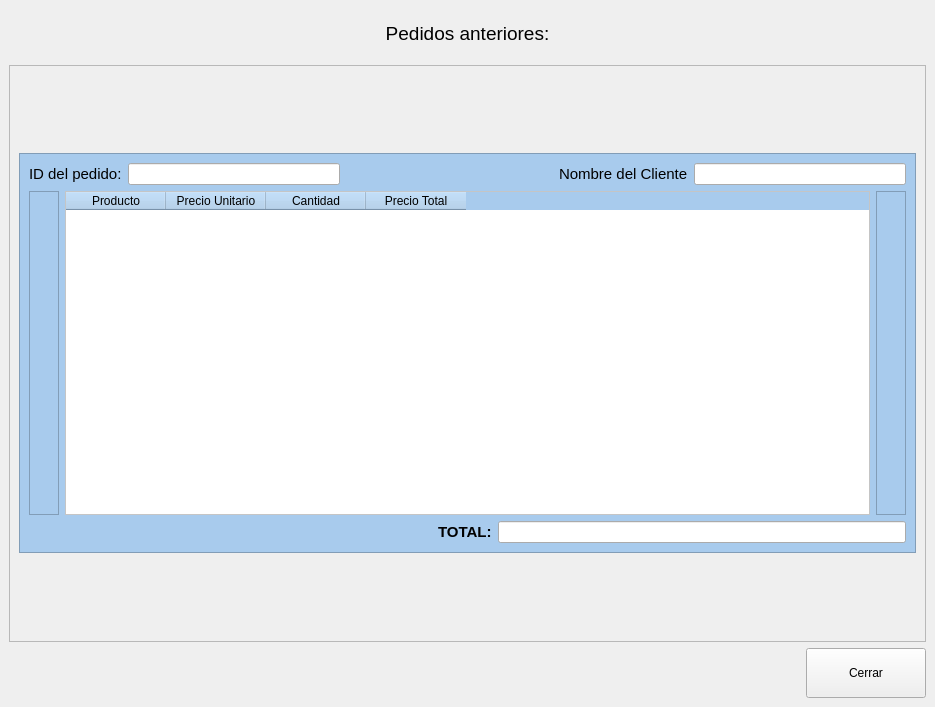
<?xml version="1.0" encoding="UTF-8"?>
<ui version="4.0">
 <class>MainWindow</class>
 <widget class="QMainWindow" name="MainWindow">
  <property name="geometry">
   <rect>
    <x>0</x>
    <y>0</y>
    <width>935</width>
    <height>707</height>
   </rect>
  </property>
  <property name="windowTitle">
   <string>MainWindow</string>
  </property>
  <widget class="QWidget" name="centralwidget">
   <layout class="QVBoxLayout" name="verticalLayout">
    <item>
     <widget class="QLabel" name="labelTitulo">
      <property name="minimumSize">
       <size>
        <width>0</width>
        <height>50</height>
       </size>
      </property>
      <property name="text">
       <string>&lt;html&gt;&lt;head/&gt;&lt;body&gt;&lt;p&gt;&lt;span style=&quot; font-size:14pt;&quot;&gt;Pedidos anteriores:&lt;/span&gt;&lt;/p&gt;&lt;/body&gt;&lt;/html&gt;</string>
      </property>
      <property name="alignment">
       <set>Qt::AlignCenter</set>
      </property>
     </widget>
    </item>
    <item>
     <widget class="QScrollArea" name="scrollArea">
      <property name="widgetResizable">
       <bool>true</bool>
      </property>
      <widget class="QWidget" name="scrollAreaWidgetContents">
       <property name="geometry">
        <rect>
         <x>0</x>
         <y>0</y>
         <width>915</width>
         <height>573</height>
        </rect>
       </property>
       <layout class="QVBoxLayout" name="verticalLayout_4">
        <item>
         <widget class="QFrame" name="frameContenedor">
          <property name="maximumSize">
           <size>
            <width>16777215</width>
            <height>400</height>
           </size>
          </property>
          <property name="styleSheet">
           <string notr="true">QFrame{
	background-color:#a8cbed;
}

QTableWidget{
	background-color:white;
}

QLabel{
	font-size: 15px;
}</string>
          </property>
          <property name="frameShape">
           <enum>QFrame::StyledPanel</enum>
          </property>
          <property name="frameShadow">
           <enum>QFrame::Raised</enum>
          </property>
          <layout class="QVBoxLayout" name="verticalLayout_2">
           <item>
            <layout class="QHBoxLayout" name="horizontalLayout_2">
             <item>
              <widget class="QLabel" name="labelIDPedido">
               <property name="text">
                <string>ID del pedido:</string>
               </property>
              </widget>
             </item>
             <item>
              <widget class="QLineEdit" name="lineIDdelPedido"/>
             </item>
             <item>
              <spacer name="horizontalSpacer_2">
               <property name="orientation">
                <enum>Qt::Horizontal</enum>
               </property>
               <property name="sizeHint" stdset="0">
                <size>
                 <width>98</width>
                 <height>20</height>
                </size>
               </property>
              </spacer>
             </item>
             <item>
              <widget class="QLabel" name="labelNombreCliente">
               <property name="text">
                <string>Nombre del Cliente</string>
               </property>
              </widget>
             </item>
             <item>
              <widget class="QLineEdit" name="lineNombreDelCliente"/>
             </item>
            </layout>
           </item>
           <item>
            <layout class="QHBoxLayout" name="horizontalLayout_3">
             <item>
              <widget class="QFrame" name="espaciador1">
               <property name="minimumSize">
                <size>
                 <width>30</width>
                 <height>0</height>
                </size>
               </property>
               <property name="frameShape">
                <enum>QFrame::StyledPanel</enum>
               </property>
               <property name="frameShadow">
                <enum>QFrame::Raised</enum>
               </property>
              </widget>
             </item>
             <item>
              <widget class="QTableWidget" name="tablaProductos">
               <property name="minimumSize">
                <size>
                 <width>650</width>
                 <height>200</height>
                </size>
               </property>
               <property name="styleSheet">
                <string notr="true"/>
               </property>
               <column>
                <property name="text">
                 <string>Producto</string>
                </property>
               </column>
               <column>
                <property name="text">
                 <string>Precio Unitario</string>
                </property>
               </column>
               <column>
                <property name="text">
                 <string>Cantidad</string>
                </property>
               </column>
               <column>
                <property name="text">
                 <string>Precio Total</string>
                </property>
               </column>
              </widget>
             </item>
             <item>
              <widget class="QFrame" name="espaciador2">
               <property name="minimumSize">
                <size>
                 <width>30</width>
                 <height>0</height>
                </size>
               </property>
               <property name="frameShape">
                <enum>QFrame::StyledPanel</enum>
               </property>
               <property name="frameShadow">
                <enum>QFrame::Raised</enum>
               </property>
              </widget>
             </item>
            </layout>
           </item>
           <item>
            <layout class="QHBoxLayout" name="horizontalLayout_4">
             <item>
              <spacer name="horizontalSpacer_5">
               <property name="orientation">
                <enum>Qt::Horizontal</enum>
               </property>
               <property name="sizeHint" stdset="0">
                <size>
                 <width>40</width>
                 <height>20</height>
                </size>
               </property>
              </spacer>
             </item>
             <item>
              <widget class="QLabel" name="label_4">
               <property name="text">
                <string>&lt;html&gt;&lt;head/&gt;&lt;body&gt;&lt;p&gt;&lt;span style=&quot; font-size:11pt; font-weight:600;&quot;&gt;TOTAL:&lt;/span&gt;&lt;/p&gt;&lt;/body&gt;&lt;/html&gt;</string>
               </property>
              </widget>
             </item>
             <item>
              <widget class="QLineEdit" name="lineEdit_3"/>
             </item>
            </layout>
           </item>
          </layout>
         </widget>
        </item>
       </layout>
      </widget>
     </widget>
    </item>
    <item>
     <layout class="QHBoxLayout" name="horizontalLayout">
      <item>
       <spacer name="horizontalSpacer">
        <property name="orientation">
         <enum>Qt::Horizontal</enum>
        </property>
        <property name="sizeHint" stdset="0">
         <size>
          <width>528</width>
          <height>20</height>
         </size>
        </property>
       </spacer>
      </item>
      <item>
       <widget class="QPushButton" name="btnCerrar">
        <property name="minimumSize">
         <size>
          <width>120</width>
          <height>50</height>
         </size>
        </property>
        <property name="text">
         <string>Cerrar</string>
        </property>
       </widget>
      </item>
     </layout>
    </item>
   </layout>
  </widget>
 </widget>
 <resources/>
 <connections/>
</ui>
